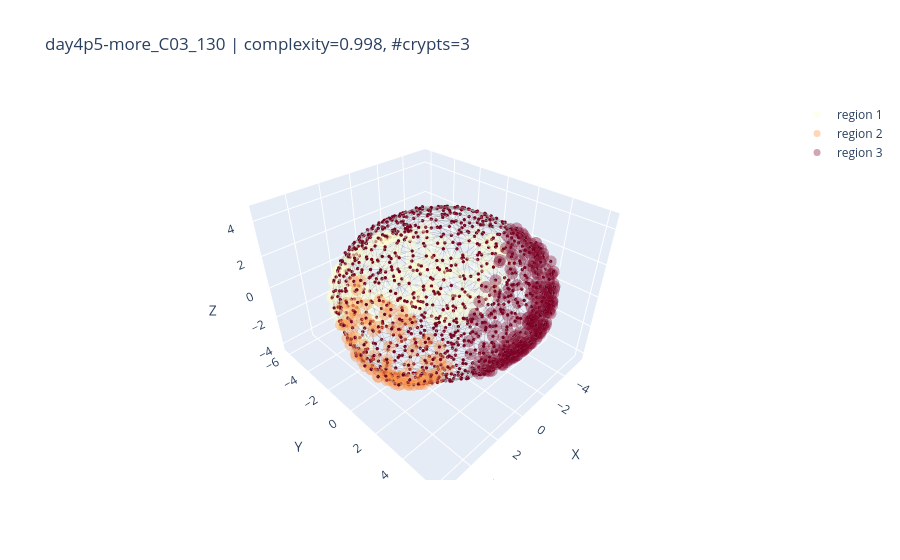
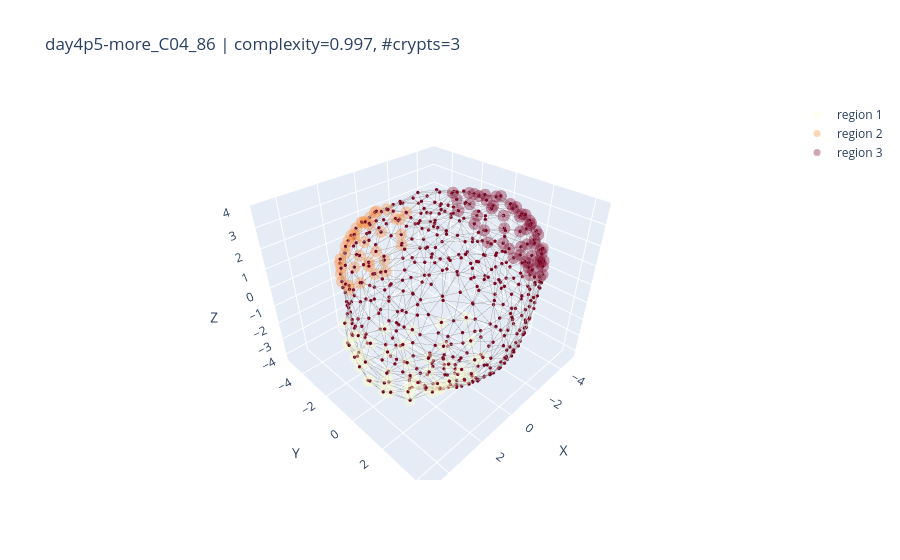
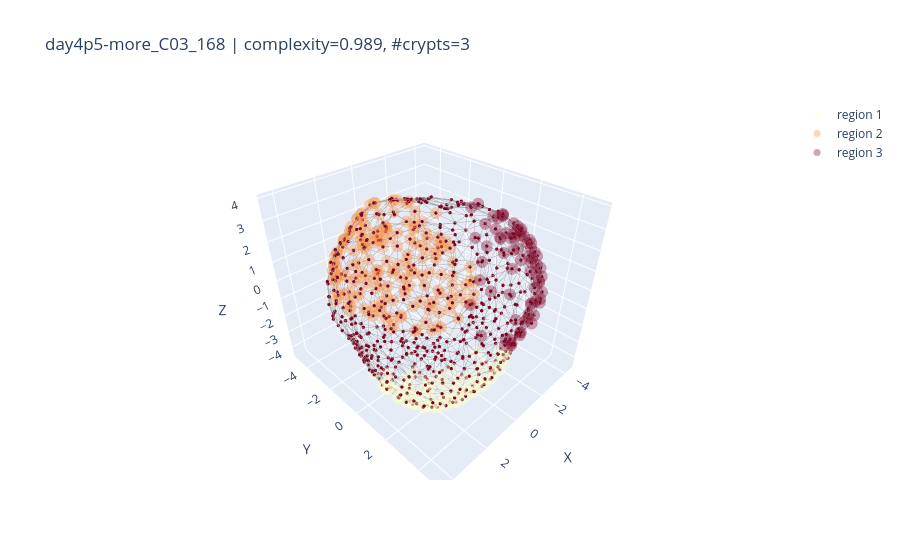

Write notebook code for charts like these, in order.
### Code cell
import numpy as np

def plot_random_samples_by_filters(
    results,
    k=3,
    n_crypts=None,                 # e.g. 3 for exact match
    n_crypts_range=None,           # e.g. (2, 5) inclusive; ignored if n_crypts is set
    complexity_range=None,         # e.g. (0.2, 0.6) inclusive
    seed=None,
    node_size=2,
    colorscale='YlOrRd'
):
    """
    Pool across all timepoints, filter by #crypts and complexity, sample k organoids, and plot.

    Parameters
    ----------
    results : dict
        Your per-timepoint results structure.
    k : int
        Number of random samples to plot (pooled across timepoints).
    n_crypts : int or None
        Exact number of crypts to match. If provided, overrides n_crypts_range.
    n_crypts_range : (int, int) or None
        Inclusive range for number of crypts; ignored if n_crypts is not None.
    complexity_range : (float, float) or None
        Inclusive range for complexity. If None, no complexity filtering.
    seed : int or None
        Seed for reproducible sampling. If None, sampling is unseeded.
    node_size : int
        Passed to plot_organoid_graph.
    colorscale : str
        Passed to add_region_overlays for crypts overlay.
    """
    # Gather all candidates as (tp, idx) pairs after filtering
    candidates = []
    for tp, d in results.items():
        comp_arr   = d.get("complexity", [])
        crypts_all = d.get("crypts_all", [])
        N = min(len(comp_arr), len(crypts_all))
        for i in range(N):
            cval = comp_arr[i]
            if cval is None or (isinstance(cval, float) and np.isnan(cval)):
                continue

            n_cr = len(crypts_all[i]) if crypts_all[i] is not None else 0

            # Filter by number of crypts
            if n_crypts is not None:
                if n_cr != int(n_crypts):
                    continue
            elif n_crypts_range is not None:
                lo, hi = n_crypts_range
                if not (lo <= n_cr <= hi):
                    continue

            # Filter by complexity
            if complexity_range is not None:
                clo, chi = complexity_range
                if not (clo <= float(cval) <= chi):
                    continue

            candidates.append((tp, i))

    if not candidates:
        msg = "No organoids match the filters"
        parts = []
        if n_crypts is not None: parts.append(f"#crypts == {n_crypts}")
        elif n_crypts_range is not None: parts.append(f"{n_crypts_range[0]} ≤ #crypts ≤ {n_crypts_range[1]}")
        if complexity_range is not None: parts.append(f"{complexity_range[0]} ≤ complexity ≤ {complexity_range[1]}")
        if parts: msg += f" ({', '.join(parts)})."
        print(msg)
        return

    if seed is not None:
        np.random.seed(seed)

    choose_k = min(k, len(candidates))
    sel_idxs = np.random.choice(len(candidates), size=choose_k, replace=False)

    for j in sel_idxs:
        tp, i = candidates[j]
        d = results[tp]

        G = d['cell_graphs_all'][i]
        proj_points = np.array([G.nodes[n]["proj_point"] for n in G.nodes])
        HKS = np.array([G.nodes[n]["hks"] for n in G.nodes])

        fig = plot_organoid_graph(
            proj_points,
            G,
            HKS[:, 0],
            node_size=node_size
        )
        # crypts overlay
        add_region_overlays(fig, proj_points, d['crypts_all'][i], colorscale=colorscale)
        # villus overlay
        # add_region_overlays(fig, d['centroids_all'][i], [d['villus_all'][i]])

        # Optional: annotate for context
        try:
            cval = float(d['complexity'][i])
            n_cr = len(d['crypts_all'][i]) if d['crypts_all'][i] is not None else 0
            fig.update_layout(title=f"{d['label_uid'][i]} | complexity={cval:.3f}, #crypts={n_cr}")
        except Exception:
            pass

        fig.show()



# ---- Example calls ----
# Exact #crypts = 3, any complexity:
plot_random_samples_by_filters(results, k=3, n_crypts=3, complexity_range=(-1, 1))

# #crypts in [2,5] and complexity in [0.2, 0.6]:
# plot_random_samples_by_filters(results, k=4, n_crypts_range=(2,5), complexity_range=(0.2, 0.6))

### Figure 1 — Plotly figure (JSON) as saved in the notebook; plotly's stock layout.template omitted (floating-point values rounded to 4 significant figures; data arrays with more than 128 entries replaced by an {"elided": "..."} marker saying what was removed)
{"data": [{"hoverinfo": "skip", "line": {"color": "rgba(120,120,120,0.75)", "width": 1}, "mode": "lines", "showlegend": false, "type": "scatter3d", "x": {"elided": "10485 float values"}, "y": {"elided": "10485 float values"}, "z": {"elided": "10485 float values"}}, {"hoverinfo": "skip", "marker": {"cmax": 0.08384, "cmid": 0, "cmin": -0.08384, "color": {"elided": "1163 float values"}, "colorscale": [[0, "rgb(5,48,97)"], [0.1, "rgb(33,102,172)"], [0.2, "rgb(67,147,195)"], [0.3, "rgb(146,197,222)"], [0.4, "rgb(209,229,240)"], [0.5, "rgb(247,247,247)"], [0.6, "rgb(253,219,199)"], [0.7, "rgb(244,165,130)"], [0.8, "rgb(214,96,77)"], [0.9, "rgb(178,24,43)"], [1, "rgb(103,0,31)"]], "line": {"width": 0}, "size": 2}, "mode": "markers", "showlegend": false, "type": "scatter3d", "x": {"elided": "1163 float values"}, "y": {"elided": "1163 float values"}, "z": {"elided": "1163 float values"}}, {"hoverinfo": "skip", "marker": {"color": "rgb(255, 255, 204)", "size": 7}, "mode": "markers", "name": "region 1", "opacity": 0.35, "showlegend": true, "type": "scatter3d", "x": {"elided": "207 float values"}, "y": {"elided": "207 float values"}, "z": {"elided": "207 float values"}}, {"hoverinfo": "skip", "marker": {"color": "rgb(253, 141, 60)", "size": 7}, "mode": "markers", "name": "region 2", "opacity": 0.35, "showlegend": true, "type": "scatter3d", "x": [4.632, 5.289, 4.004, 3.625, 5.17, 5.021, 5.092, 4.314, 4.893, 4.403, 4.246, 5.037, 4.271, 5.241, 3.802, 3.793, 3.375, 5.307, 3.243, 4.022, 3.611, 4.789, 4.562, 5.008, 3.553, 5.001, 5.369, 4.438, 4.96, 4.569, 5.6, 5.281, 3.534, 4.731, 4.021, 4.925, 4.861, 4.03, 4.544, 3.985, 4.304, 4.634, 3.858, 4.045, 5.281, 4.78, 4.156, 4.319, 3.561, 4.06, 4.911, 3.743, 5.207, 5.014, 5.506, 3.953, 4.065, 5.441, 4.984, 5.032, 5.235, 4.588, 4.406, 5.564, 4.027, 3.915, 3.647, 5.248, 3.515, 5.348, 3.885, 5.172, 4.264, 5.138, 4.312, 4.501, 3.606, 5.064, 5.114, 4.268, 5.224, 3.784, 4.898, 4.6, 4.725, 3.784, 3.834, 4.093, 5.441, 4.87], "y": [2.722, -0.2648, 2.728, 3.872, 1.529, -0.07437, 0.6355, 1.766, 3.054, 1.426, 3.577, 0.08233, 3.518, -0.5281, 0.7641, 3.654, 3.784, 2.399, 4.191, 2.661, 3.451, 0.4787, 2.031, 0.8522, 2.944, -1.345, 0.009194, -0.4686, 1.281, 1.634, 1.003, 2.496, 4.045, 3.253, -1.26, 1.213, 0.1222, 2.789, 2.49, -0.7408, 2.294, 2.385, 3.869, 2.203, 2.47, 0.6518, 3.685, 1.512, 4.039, 2.464, -0.007329, 1.27, -0.7196, 2.001, 1.883, 3.503, 3.122, 0.4569, 1.675, -0.3124, 0.6671, 3.005, 1.121, 1.292, 0.5261, 1.043, 1.222, 0.03575, 3.92, 1.335, 3.35, -0.09481, 2.406, -0.413, 1.583, 3.259, 2.743, 1.191, 2.459, 3.249, 2.232, 3.718, -1.272, 3.143, 2.243, 3.539, 2.162, 1.903, 0.3608, -0.7672], "z": [1.397, -0.5045, -1.961, -0.6164, 1.344, 1.51, 1.437, 2.178, -0.4261, -2.305, -0.4372, 1.509, -0.5707, -0.2799, -2.808, -0.8808, -1.137, -0.2338, -0.2974, 1.987, -1.418, -1.947, -2.005, 1.586, -2.073, -0.06863, 0.06175, 2.168, -1.79, 1.986, -0.1371, 0.1997, -0.06428, 0.1922, 2.054, -1.842, 1.98, 1.89, 1.638, 2.338, 1.946, -1.753, 0.3513, 2.224, 0.3765, 2.107, 0.3781, 2.279, 0.2621, -2.114, -1.667, -2.736, 0.369, -1.446, 0.3589, 1.171, -1.577, 0.4873, 1.559, -1.271, -1.308, -1.162, 2.376, 0.6478, -2.7, -2.662, -2.8, 0.695, 0.8936, -0.9845, -1.337, 0.9316, 1.92, 0.9405, -2.345, 0.884, -2.2, 1.485, 1.005, 1.204, -0.8524, -0.7574, 0.9596, -0.8829, 1.626, 1.292, -2.512, -2.454, -0.7209, 1.494]}, {"hoverinfo": "skip", "marker": {"color": "rgb(128, 0, 38)", "size": 7}, "mode": "markers", "name": "region 3", "opacity": 0.35, "showlegend": true, "type": "scatter3d", "x": {"elided": "207 float values"}, "y": {"elided": "207 float values"}, "z": {"elided": "207 float values"}}], "layout": {"scene": {"aspectmode": "data", "xaxis": {"title": {"text": "X"}}, "yaxis": {"title": {"text": "Y"}}, "zaxis": {"title": {"text": "Z"}}}, "title": {"text": "day4p5-more_C03_130 | complexity=0.998, #crypts=3"}}}

### Figure 2 — Plotly figure (JSON) as saved in the notebook; plotly's stock layout.template omitted (floating-point values rounded to 4 significant figures; data arrays with more than 128 entries replaced by an {"elided": "..."} marker saying what was removed)
{"data": [{"hoverinfo": "skip", "line": {"color": "rgba(120,120,120,0.75)", "width": 1}, "mode": "lines", "showlegend": false, "type": "scatter3d", "x": {"elided": "4644 float values"}, "y": {"elided": "4644 float values"}, "z": {"elided": "4644 float values"}}, {"hoverinfo": "skip", "marker": {"cmax": 0.08515, "cmid": 0, "cmin": -0.08515, "color": {"elided": "517 float values"}, "colorscale": [[0, "rgb(5,48,97)"], [0.1, "rgb(33,102,172)"], [0.2, "rgb(67,147,195)"], [0.3, "rgb(146,197,222)"], [0.4, "rgb(209,229,240)"], [0.5, "rgb(247,247,247)"], [0.6, "rgb(253,219,199)"], [0.7, "rgb(244,165,130)"], [0.8, "rgb(214,96,77)"], [0.9, "rgb(178,24,43)"], [1, "rgb(103,0,31)"]], "line": {"width": 0}, "size": 2}, "mode": "markers", "showlegend": false, "type": "scatter3d", "x": {"elided": "517 float values"}, "y": {"elided": "517 float values"}, "z": {"elided": "517 float values"}}, {"hoverinfo": "skip", "marker": {"color": "rgb(255, 255, 204)", "size": 7}, "mode": "markers", "name": "region 1", "opacity": 0.35, "showlegend": true, "type": "scatter3d", "x": [4.283, 4.354, 3.026, 3.953, 4.605, 1.719, 4.068, 4.016, 4.58, 4.379, 3.773, 3.398, 2.074, 4.637, 4.302, 3.557, 4.608, 4.534, 3.075, 3.976, 3.075, 2.746, 2.669, 3.191, 4.745, 3.773, 4.104, 2.062, 2.14, 2.18, 3.572, 4.605, 3.602, 2.684, 4.301, 4.126, 2.669, 4.546, 2.794, 4.029, 4.821, 2.813, 3.565, 2.569, 2.015, 4.394, 2.519, 2.214, 2.088], "y": [1.722, -0.8054, 3.599, 2.379, 0.05811, 4.117, 2.533, -0.723, 0.8341, 1.838, -0.9791, 2.808, 3.588, 0.4762, -0.5042, 3.101, 1.164, 1.699, 3.097, 2.235, 3.376, 3.406, 1.154, 0.2282, 0.4686, 2.755, 1.415, 3.9, 2.319, 3.861, 2.315, -0.3069, 2.079, 2.435, -0.8818, 1.026, 3.746, 1.915, 1.155, 2.625, 1.018, 3.004, 3.143, 3.834, 3.461, 0.4217, 2.708, 2.994, 4.032], "z": [-1.903, 0.1584, 0.04855, -1.621, 0.2068, -0.1493, 0.1037, -1.799, -1.717, 0.3702, -1.917, -1.508, -1.444, 0.4689, -1.512, 0.3589, 0.5056, -1.213, -1.291, 0.7211, 0.7973, -1.175, -3.296, -3.269, -1.074, -0.9685, 1.031, -0.9119, -2.907, 0.7914, 1.22, -0.5373, -2.621, -2.579, -0.9651, -2.547, -0.6172, -0.5244, -3.266, -0.5055, -0.3892, 1.512, -0.2837, -0.3767, 1.535, -2.125, -2.256, -2.059, -0.08547]}, {"hoverinfo": "skip", "marker": {"color": "rgb(253, 141, 60)", "size": 7}, "mode": "markers", "name": "region 2", "opacity": 0.35, "showlegend": true, "type": "scatter3d", "x": [2.301, -1.727, 0.4861, 2.535, -0.4776, -0.7095, 1.66, 2.135, 0.1082, 0.9788, 1.432, 0.161, 0.02341, -1.764, 1.177, -0.93, 2.124, -1.586, 0.7378, 2.574, 0.4192, 1.057, -0.5639, 1.972, 1.328, -0.2726, -1.419, 0.02527, 2.014, 0.1739, 1.871, 0.8874, -0.7366, 1.011, 0.03317, 1.045, 0.01505, -1.68], "y": [-3.951, -4.226, -4.913, -3.547, -4.808, -4.016, -3.434, -4.149, -4.711, -3.752, -4.715, -3.688, -5.05, -4.26, -4.418, -4.857, -4.099, -4.122, -4.851, -3.401, -4.47, -4.274, -4.236, -3.886, -4.484, -4.842, -4.25, -3.989, -3.695, -4.63, -4.044, -4.379, -4.5, -4.695, -4.384, -3.371, -4.431, -3.727], "z": [0.07853, -0.1143, -0.09934, -0.03572, -0.2223, 2.319, 2.097, 0.5072, -0.5794, 2.347, 0.5114, 2.619, 0.4256, 0.4737, 1.492, 0.7067, 0.746, 1.452, 1.005, 0.7664, 1.86, -1.168, -1.216, -0.9131, 1.238, 1.363, 1.505, 2.413, 1.533, -0.7386, -0.8316, 1.764, -0.7203, -0.4583, -1.157, 2.516, 1.995, 1.928]}, {"hoverinfo": "skip", "marker": {"color": "rgb(128, 0, 38)", "size": 7}, "mode": "markers", "name": "region 3", "opacity": 0.35, "showlegend": true, "type": "scatter3d", "x": [-1.957, -4.16, -3.687, -4.297, -3.014, -3.745, -3.671, -4.515, -4.537, -4.645, -4.062, -4.14, -2.281, -4.225, -1.416, -4.487, -3.875, -2.965, -4.586, -4.832, -3.634, -3.343, -4.456, -3.561, -2.341, -3.365, -3.58, -4.798, -4.499, -3.764, -4.404, -2.497, -4.051, -3.298, -3.922, -4.534, -4.678, -4.28, -4.003, -4.796, -1.873, -4.041, -3.281, -2.827, -2.489, -4.919, -3.547, -4.895, -2.513, -4.56, -2.845, -2.909, -3.491, -3.213, -2.186, -2.8], "y": [1.817, 0.8867, 1.966, -1.427, 3.176, 2.775, -2.1, -0.7205, 1.503, 0.7654, 2.148, 2.205, 3.502, 2.044, 3.612, 1.54, -1.58, 3.126, -0.8423, -0.06428, 2.519, -1.948, 0.5379, 2.969, 0.614, 3.177, 2.136, 1.01, 1.847, -0.9416, 1.787, 3.076, 2.606, 1.792, 1.571, -1.099, 1.106, -1.542, -0.1425, 0.3456, 3.135, 2.595, -1.155, -1.743, 2.611, -0.1523, 3.029, 0.7823, -0.2206, 1.831, 2.006, 3.386, 0.4917, 1.221, 1.089, 0.1496], "z": [3.575, 2.916, 2.799, 1.648, 1.924, 1.724, 1.894, 2.191, 2.106, -0.004747, -0.1052, 0.1756, 2.034, 2.121, 2.174, 0.1836, 2.351, 2.103, 0.2553, 0.413, 2.345, 2.646, 2.632, 0.4219, 3.729, 0.7322, 2.753, 0.6558, 0.6479, 2.995, 0.2632, 2.59, 0.8357, 3.169, 2.856, 0.8644, 0.2974, 1.16, 3.148, 0.2822, 2.83, 0.7522, 3.23, 3.204, 3.068, 1.182, 1.293, 1.367, 3.708, 1.438, 3.293, 1.446, 3.524, 3.481, 3.69, 3.695]}], "layout": {"scene": {"aspectmode": "data", "xaxis": {"title": {"text": "X"}}, "yaxis": {"title": {"text": "Y"}}, "zaxis": {"title": {"text": "Z"}}}, "title": {"text": "day4p5-more_C04_86 | complexity=0.997, #crypts=3"}}}

### Figure 3 — Plotly figure (JSON) as saved in the notebook; plotly's stock layout.template omitted (floating-point values rounded to 4 significant figures; data arrays with more than 128 entries replaced by an {"elided": "..."} marker saying what was removed)
{"data": [{"hoverinfo": "skip", "line": {"color": "rgba(120,120,120,0.75)", "width": 1}, "mode": "lines", "showlegend": false, "type": "scatter3d", "x": {"elided": "6399 float values"}, "y": {"elided": "6399 float values"}, "z": {"elided": "6399 float values"}}, {"hoverinfo": "skip", "marker": {"cmax": 0.08497, "cmid": 0, "cmin": -0.08497, "color": {"elided": "710 float values"}, "colorscale": [[0, "rgb(5,48,97)"], [0.1, "rgb(33,102,172)"], [0.2, "rgb(67,147,195)"], [0.3, "rgb(146,197,222)"], [0.4, "rgb(209,229,240)"], [0.5, "rgb(247,247,247)"], [0.6, "rgb(253,219,199)"], [0.7, "rgb(244,165,130)"], [0.8, "rgb(214,96,77)"], [0.9, "rgb(178,24,43)"], [1, "rgb(103,0,31)"]], "line": {"width": 0}, "size": 2}, "mode": "markers", "showlegend": false, "type": "scatter3d", "x": {"elided": "710 float values"}, "y": {"elided": "710 float values"}, "z": {"elided": "710 float values"}}, {"hoverinfo": "skip", "marker": {"color": "rgb(255, 255, 204)", "size": 7}, "mode": "markers", "name": "region 1", "opacity": 0.35, "showlegend": true, "type": "scatter3d", "x": [1.512, 1.973, 0.1965, 2.078, 2.782, 1.063, 2.312, 3.86, 0.7678, 2.41, 2.587, 0.3489, 1.526, 0.8367, 1.359, 3.388, 3.118, 2.942, 1.835, 0.9959, 3.814, 3.229, 1.747, 3.207, 1.683, 0.2097, 1.33, 4.045, 2.368, 2.658, 0.3955, 0.715, 2.949, 3.433, 0.9019, 2.913, 0.6489, 2.531, 1.775, 2.115, 2.272, 1.211, 2.996, 3.515, 1.104, 0.6062, 1.752, 3.575, 3.707, 3.184, 1.118, 1.221, 3.646, 3.198, 3.445, 1.623, 0.3533, 2.663, 1.807, 2.625, 1.912, 2.358, 0.5859, 3.145, 3.086, 0.4149, 0.9359, 3.848, 3.703, 1.158, 3.686, 0.424, 1.563, 0.9784, 3.84, 3.574, 2.829, 1.948, 0.1033, 2.475, 1.846, 3.992, 4.023, 3.5, 1.03, 3.559, 2.881, 4.028, 2.969, 2.122, 0.7839], "y": [1.423, 1.952, 4.232, 0.6695, 1.835, 2.329, 2.58, 2.244, 1.495, 3.986, 1.042, 2.092, 2.717, 4.245, 4.359, 3.086, 1.142, 2.466, 3.192, 3.104, 2.341, 3.287, 4.274, 0.5609, 1.458, 2.483, 1.182, 1.632, 3.239, 3.855, 4.469, 4.468, 1.639, 1.419, 1.665, 2.955, 3.233, 2.31, 2.924, 4.164, 0.8442, 0.9492, 3.443, 2.063, 2.815, 4.488, 3.594, 2.685, 2.523, 2.063, 3.638, 4.464, 0.6928, 2.799, 2.62, 4.35, 3.661, 3.725, 4.286, 2.978, 3.404, 3.599, 4.547, 0.6089, 3.182, 4.547, 4.558, 1.242, 1.822, 3.516, 1.04, 3.328, 4.035, 4.069, 2.123, 2.597, 3.341, 3.915, 3.914, 3.791, 4.202, 0.6617, 1.505, 2.906, 3.997, 2.821, 3.568, 1.546, 3.568, 4.073, 4.279], "z": [-4.366, -4.33, -2.081, -4.254, -3.979, -4.178, -3.926, -1.845, -4.264, -1.75, -4.14, -4.061, -4.027, -2.161, -1.673, -1.452, -3.787, -3.603, -3.591, -3.671, -1.411, -1.312, -1.6, -3.617, -4.365, -3.849, -4.353, -1.396, -3.339, -1.321, -1.254, -1.389, -3.888, -3.425, -4.277, -3.215, -3.479, -3.973, -3.847, -1.12, -4.225, -4.335, -0.8119, -3.154, -3.912, -1.213, -3.177, -0.9131, -1.189, -3.556, -3.138, -1.092, -3.079, -3.041, -2.843, -0.6871, -2.972, -0.6415, -0.8487, -3.433, -3.352, -2.856, -0.7655, -3.686, -2.621, -0.7176, -0.5052, -2.729, -2.93, -3.288, -3.049, -3.335, -2.498, -2.5, -2.406, -2.592, -2.762, -2.564, -2.585, -2.347, -0.05101, -2.218, -2.019, -1.991, -2.622, -1.958, -2.163, -1.944, -1.884, -1.944, -2.086]}, {"hoverinfo": "skip", "marker": {"color": "rgb(253, 141, 60)", "size": 7}, "mode": "markers", "name": "region 2", "opacity": 0.35, "showlegend": true, "type": "scatter3d", "x": {"elided": "167 float values"}, "y": {"elided": "167 float values"}, "z": {"elided": "167 float values"}}, {"hoverinfo": "skip", "marker": {"color": "rgb(128, 0, 38)", "size": 7}, "mode": "markers", "name": "region 3", "opacity": 0.35, "showlegend": true, "type": "scatter3d", "x": [0.5416, -3.425, -1.974, 1.066, -1.293, 0.6091, 0.8568, -1.299, -4.139, -2.999, 1.71, -3.254, -2.748, -2.617, -2.655, -1.161, 1.187, -0.9113, -4.362, -3.588, -3.062, -1.239, -0.671, -0.03964, -4.365, -4.046, -3.522, -1.77, 0.8044, -1.891, -2.24, -1.559, -0.1381, -4.195, -1.114, -4.231, 0.6102, 0.1375, -0.6695, -3.005, -0.301, 0.2578, 0.3262, -4.274, -2.283, -3.614, -3.195, -1.346, -1.341, -4.07, -3.846, -1.439, -3.132, -2.324, -4.173, -2.686, -0.8264, -3.606, 0.2177, 0.7211, -2.039, -3.241, 1.742, -3.569, -2.654, -1.646, -3.926, 0.04579, -2.172, -0.02724, -3.413, -0.7054], "y": [4.494, 1.043, 3.758, 4.039, 4.55, 4.781, 4.756, 3.935, 1.354, 2.161, 4.265, -0.2474, 2.531, 3.056, 3.758, 4.779, 3.616, 4.246, 0.3902, 2.705, 3.33, 4.735, 4.0, 4.076, 0.3397, 1.658, 2.752, 2.981, 3.35, 4.403, 1.893, 2.151, 3.58, 1.084, 3.299, -0.5103, 4.916, 4.566, 2.731, 3.353, 4.903, 3.093, 2.593, 0.7406, 4.06, 2.349, 2.835, 4.517, 4.171, 1.288, 1.775, 4.181, 2.27, 3.783, -0.02139, 3.474, 4.648, 2.718, 4.625, 4.671, 4.084, 2.398, 3.691, -0.8891, 3.134, 4.092, 0.676, 4.869, 4.037, 4.789, 1.671, 4.835], "z": [2.08, 2.668, 2.457, 2.251, 0.1406, 0.1854, 0.325, 2.64, 0.6659, 2.637, 0.719, 2.796, 2.723, 2.482, 0.7853, 0.9686, 2.587, -0.7075, 0.8047, 0.8171, 0.8334, 1.081, 2.759, 2.706, 0.8705, 0.9113, 1.065, 3.217, 3.048, 0.9094, 3.326, 3.52, 3.117, 1.176, 3.256, 1.341, 1.195, -0.5461, 3.574, 1.251, 1.425, 3.358, 3.538, 1.294, 1.317, 1.658, 1.766, 1.681, -0.4184, 1.515, 1.718, -0.3085, 2.378, -0.2132, 1.915, 1.854, 1.765, 0.3247, -0.3682, -0.1149, 1.843, 2.135, 1.828, 2.299, 2.341, -0.2768, 2.274, 0.2386, 0.1262, 0.0132, 2.453, 0.2272]}], "layout": {"scene": {"aspectmode": "data", "xaxis": {"title": {"text": "X"}}, "yaxis": {"title": {"text": "Y"}}, "zaxis": {"title": {"text": "Z"}}}, "title": {"text": "day4p5-more_C03_168 | complexity=0.989, #crypts=3"}}}
